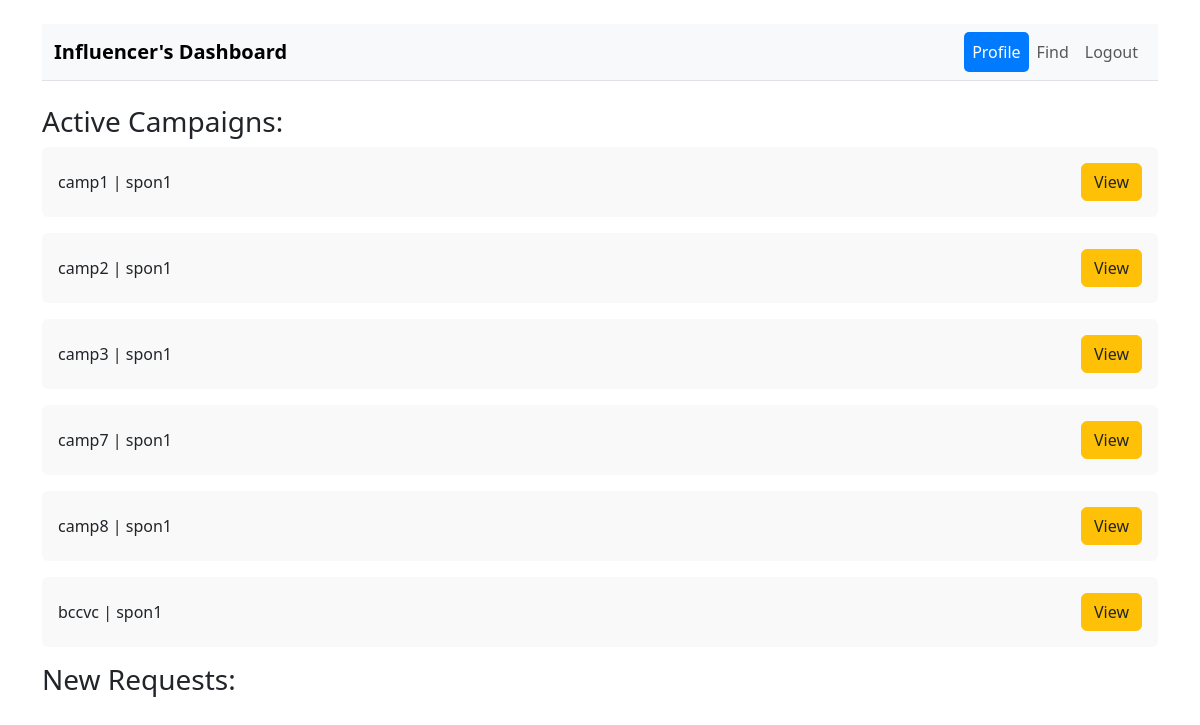
Screenshot of /influencer/profile (signed in) with the database file from the repository.
### models.py (models this page shows)
class Request(db.Model):
    request_id = db.Column(db.Integer, primary_key=True,autoincrement=True)
    sponsor_id = db.Column(db.Integer, db.ForeignKey('sponsor.sponsor_id'))
    influencer_id = db.Column(db.Integer, db.ForeignKey('influencer.influencer_id'))
    campaign_id = db.Column(db.Integer, db.ForeignKey('campaign.campaign_id'))
    message = db.Column(db.Text, nullable=True)
    sendby = db.Column(db.Integer, nullable=False) # 1 For Sponsor to Influencer and 0 for vice-versa
    status = db.Column(db.Integer, nullable=False)

class Campaign(db.Model):
    campaign_id = db.Column(db.Integer, primary_key=True,autoincrement=True)
    sponsor_id = db.Column(db.Integer, db.ForeignKey('sponsor.sponsor_id'))
    title = db.Column(db.Text, nullable=False)
    description = db.Column(db.Text, nullable=False)
    start_date = db.Column(db.Date, nullable=False)
    end_date = db.Column(db.Date, nullable=False)
    budget = db.Column(db.Integer, nullable=False)
    visibility = db.Column(db.Integer, nullable=False)

class User(db.Model, UserMixin):
    id = db.Column(db.Integer, primary_key=True)
    email = db.Column(db.String, nullable=False)
    name = db.Column(db.String, nullable=False)
    username = db.Column(db.String, nullable=False)
    role = db.Column(db.Integer, nullable=True)
    password = db.Column(db.String, nullable=False)
    admin = db.Column(db.Boolean, default=False)

### main.py (the view)
@app.route('/influencer/profile')
@login_required
@influencer_required
def influ_profile():
    activecamp = db.session.query(Request, Campaign, User).join(
        Request,  # for above section of influener profile page
        (current_user.id == Request.influencer_id) &
        (Campaign.campaign_id == Request.campaign_id) &
        (Request.status == 1)
    ).join(
        User,
        (User.id == Request.sponsor_id)
    ).all()
    newcamp = db.session.query(Campaign, Request, User).join(
        Request,  # for accepting sponsor request
        (current_user.id == Request.influencer_id) &
        (Campaign.campaign_id == Request.campaign_id) &
        (Request.status == 0) &
        (Request.sendby == 1)
    ).join(
        User,
        (User.id == Request.sponsor_id)
    ).all()
    return render_template('influ_profile.html', username=current_user.username, newcamp=newcamp, activecamp=activecamp)

### main.py (called while the page is built)
@login_manager.user_loader
def load_user(user_id):
    return User.query.get(int(user_id))

def influencer_required(f):
    @wraps(f)
    def decorated_function(*args, **kwargs):
        if current_user.role == 1:
             return f(*args, **kwargs)
        elif current_user.role == 2:
            return redirect(url_for('spon_profile'))
        else:
            return redirect(url_for('login'))
    return decorated_function

### templates/influ_profile.html (shortened to what this page needs)
{% extends "influ.html" %}
{% block content %}
<!DOCTYPE html>
<html lang="en">
<head>
    <link href="https://cdn.jsdelivr.net/npm/bootstrap@5.3.0-alpha1/dist/css/bootstrap.min.css" rel="stylesheet">
</head>
<body>
    <div class="card-body">
        <h3>Active Campaigns:</h3>
        {% for a in activecamp %}
        <div class="campaign p-3 mb-3 rounded">
            <div class="d-flex justify-content-between align-items-center">
                <span>{{a[1].title}} | {{a[2].username}}</span>
                <a class="btn btn-view" data-bs-toggle="modal" data-bs-target="#viewcamp">View</a>
            </div>
        </div>
        {% endfor %}
        <h3>New Requests:</h3>
    </div>
    </div>
</body>
</html>
{% endblock %}

### templates/influ.html (shortened to what this page needs)
<!DOCTYPE html>
<html lang="en">
<head>
     <link href="https://cdn.jsdelivr.net/npm/bootstrap@5.3.0-alpha1/dist/css/bootstrap.min.css" rel="stylesheet">
</head>
<body>
    <div class="container mt-4">
    <nav class="navbar navbar-expand-lg navbar-light mb-4">
        <div class="container-fluid">
            <a class="navbar-brand" href="{{ url_for('influ_profile') }}"><strong>Influencer's Dashboard</strong></a>
            <div class="navbar-nav ms-auto">
                <a class="nav-link {{ 'active' if request.endpoint == 'influ_profile' else '' }}" href="{{ url_for('influ_profile') }}">Profile</a>
                <a class="nav-link {{ 'active' if request.endpoint == 'influ_find' else '' }}" href="{{ url_for('influ_find') }}">Find</a>
                <a class="nav-link" href="{{url_for('logout')}}">Logout</a>
        </div>
    </nav>
    {% block content %}{% endblock %}
</body>
</html>

### templates/influ_profile.html (style rules this page uses)
.campaign { background-color: #f9f9f9; }
.navbar-light { background-color: #f8f9fa; border-bottom: 1px solid #dee2e6; }
.nav-link.active { background-color: #007bff; color: white !important; border-radius: 5px; }
.btn-view { background-color: #ffc107; border-color: #ffc107; }

### rows the page displays
Request: title "camp1", username "spon1"
Request: title "camp2", username "spon1"
Request: title "camp3", username "spon1"
Request: title "camp7", username "spon1"
Request: title "camp8", username "spon1"
Request: title "bccvc", username "spon1"
